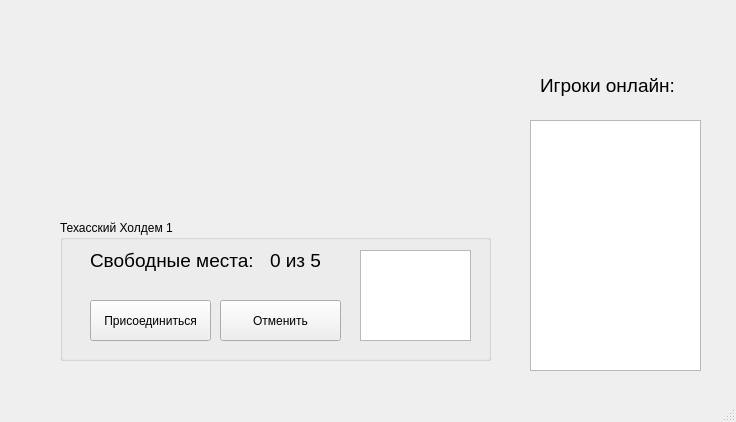
<?xml version="1.0" encoding="UTF-8"?>
<ui version="4.0">
 <class>Lobby</class>
 <widget class="QMainWindow" name="Lobby">
  <property name="geometry">
   <rect>
    <x>0</x>
    <y>0</y>
    <width>736</width>
    <height>422</height>
   </rect>
  </property>
  <property name="windowTitle">
   <string>MainWindow</string>
  </property>
  <widget class="QWidget" name="centralwidget">
   <widget class="QLabel" name="label_2">
    <property name="geometry">
     <rect>
      <x>540</x>
      <y>70</y>
      <width>161</width>
      <height>31</height>
     </rect>
    </property>
    <property name="text">
     <string>&lt;html&gt;&lt;head/&gt;&lt;body&gt;&lt;p&gt;&lt;span style=&quot; font-size:14pt;&quot;&gt;Игроки онлайн:&lt;/span&gt;&lt;/p&gt;&lt;/body&gt;&lt;/html&gt;</string>
    </property>
   </widget>
   <widget class="QTextEdit" name="textEdit">
    <property name="geometry">
     <rect>
      <x>530</x>
      <y>120</y>
      <width>171</width>
      <height>251</height>
     </rect>
    </property>
   </widget>
   <widget class="QLabel" name="label">
    <property name="geometry">
     <rect>
      <x>40</x>
      <y>20</y>
      <width>461</width>
      <height>171</height>
     </rect>
    </property>
    <property name="text">
     <string/>
    </property>
   </widget>
   <widget class="QGroupBox" name="groupBox">
    <property name="geometry">
     <rect>
      <x>60</x>
      <y>220</y>
      <width>431</width>
      <height>141</height>
     </rect>
    </property>
    <property name="title">
     <string>Техасский Холдем 1</string>
    </property>
    <widget class="QPushButton" name="joinButton">
     <property name="geometry">
      <rect>
       <x>30</x>
       <y>80</y>
       <width>121</width>
       <height>41</height>
      </rect>
     </property>
     <property name="text">
      <string>Присоединиться</string>
     </property>
    </widget>
    <widget class="QPushButton" name="cancelButton">
     <property name="geometry">
      <rect>
       <x>160</x>
       <y>80</y>
       <width>121</width>
       <height>41</height>
      </rect>
     </property>
     <property name="text">
      <string>Отменить</string>
     </property>
    </widget>
    <widget class="QLabel" name="label_3">
     <property name="geometry">
      <rect>
       <x>30</x>
       <y>20</y>
       <width>171</width>
       <height>41</height>
      </rect>
     </property>
     <property name="text">
      <string>&lt;html&gt;&lt;head/&gt;&lt;body&gt;&lt;p&gt;&lt;span style=&quot; font-size:14pt;&quot;&gt;Свободные места:&lt;/span&gt;&lt;/p&gt;&lt;/body&gt;&lt;/html&gt;</string>
     </property>
    </widget>
    <widget class="QLabel" name="label_4">
     <property name="geometry">
      <rect>
       <x>210</x>
       <y>20</y>
       <width>71</width>
       <height>41</height>
      </rect>
     </property>
     <property name="text">
      <string>&lt;html&gt;&lt;head/&gt;&lt;body&gt;&lt;p&gt;&lt;span style=&quot; font-size:14pt;&quot;&gt;0 из 5&lt;/span&gt;&lt;/p&gt;&lt;/body&gt;&lt;/html&gt;</string>
     </property>
    </widget>
    <widget class="QTextEdit" name="textEdit_2">
     <property name="geometry">
      <rect>
       <x>300</x>
       <y>30</y>
       <width>111</width>
       <height>91</height>
      </rect>
     </property>
    </widget>
   </widget>
   <widget class="QLabel" name="label_5">
    <property name="geometry">
     <rect>
      <x>540</x>
      <y>20</y>
      <width>151</width>
      <height>41</height>
     </rect>
    </property>
    <property name="text">
     <string/>
    </property>
   </widget>
  </widget>
  <widget class="QMenuBar" name="menubar">
   <property name="geometry">
    <rect>
     <x>0</x>
     <y>0</y>
     <width>736</width>
     <height>21</height>
    </rect>
   </property>
  </widget>
  <widget class="QStatusBar" name="statusbar"/>
 </widget>
 <resources/>
 <connections/>
</ui>
